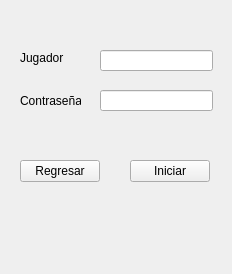
<?xml version="1.0" encoding="UTF-8"?>
<ui version="4.0">
 <class>UnIni</class>
 <widget class="QWidget" name="UnIni">
  <property name="geometry">
   <rect>
    <x>0</x>
    <y>0</y>
    <width>232</width>
    <height>274</height>
   </rect>
  </property>
  <property name="windowTitle">
   <string>Form</string>
  </property>
  <widget class="QLabel" name="label">
   <property name="geometry">
    <rect>
     <x>20</x>
     <y>50</y>
     <width>61</width>
     <height>16</height>
    </rect>
   </property>
   <property name="text">
    <string>Jugador </string>
   </property>
  </widget>
  <widget class="QLabel" name="label_2">
   <property name="geometry">
    <rect>
     <x>20</x>
     <y>90</y>
     <width>61</width>
     <height>21</height>
    </rect>
   </property>
   <property name="text">
    <string>Contraseña</string>
   </property>
  </widget>
  <widget class="QLineEdit" name="Jugador">
   <property name="geometry">
    <rect>
     <x>100</x>
     <y>50</y>
     <width>113</width>
     <height>21</height>
    </rect>
   </property>
  </widget>
  <widget class="QLineEdit" name="Contra">
   <property name="geometry">
    <rect>
     <x>100</x>
     <y>90</y>
     <width>113</width>
     <height>21</height>
    </rect>
   </property>
  </widget>
  <widget class="QPushButton" name="RegresarButton">
   <property name="geometry">
    <rect>
     <x>20</x>
     <y>160</y>
     <width>80</width>
     <height>22</height>
    </rect>
   </property>
   <property name="text">
    <string>Regresar</string>
   </property>
  </widget>
  <widget class="QPushButton" name="IniciarButton">
   <property name="geometry">
    <rect>
     <x>130</x>
     <y>160</y>
     <width>80</width>
     <height>22</height>
    </rect>
   </property>
   <property name="text">
    <string>Iniciar</string>
   </property>
  </widget>
 </widget>
 <resources/>
 <connections/>
</ui>
